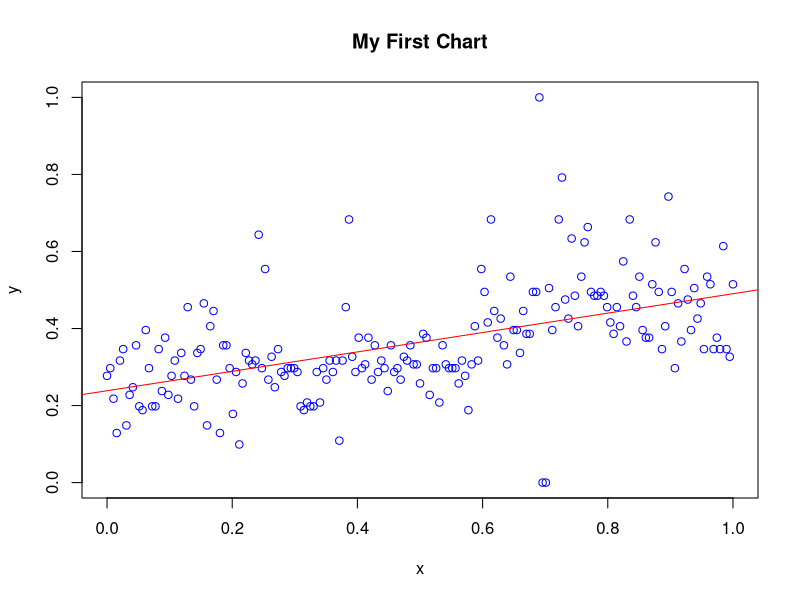
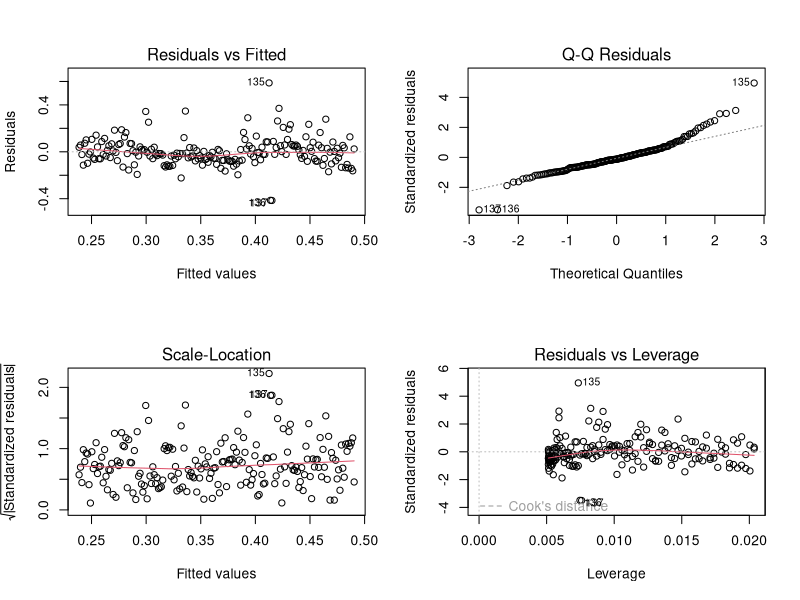

The R source for these figures, in order:
mydata <- read.csv('data/narez.csv', sep=',')
x = mydata$x
y = mydata$y
fit <- lm(y ~ x)
summary(fit)
par(cex=.8)

pdf(file='images/firstplot.pdf')
  plot(x, y, col='blue', main='My First Chart')
  abline(fit, col='red')
dev.off()

pdf(file='images/linearfit1.pdf')
  par(mfrow=c(2,2))
  plot(fit)
dev.off()
